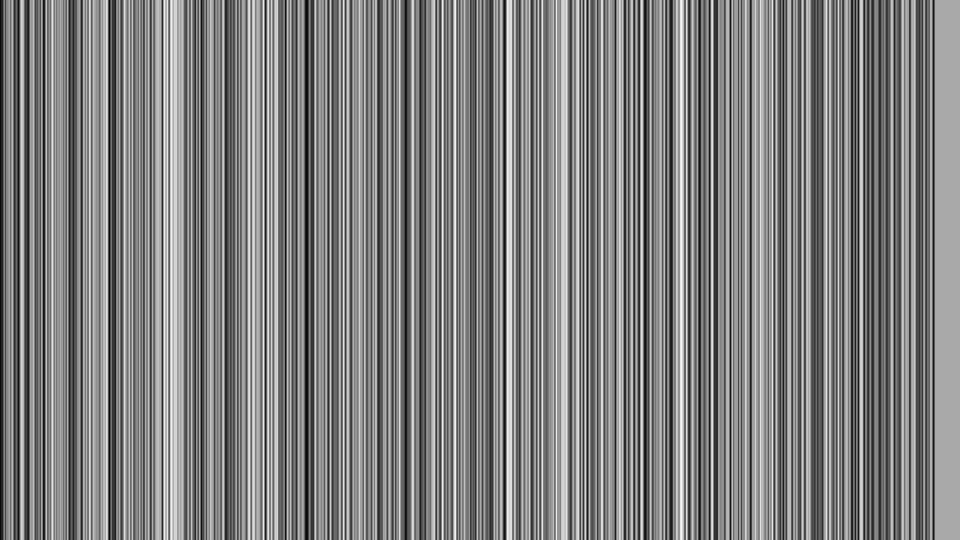
Frame 1 (no input)
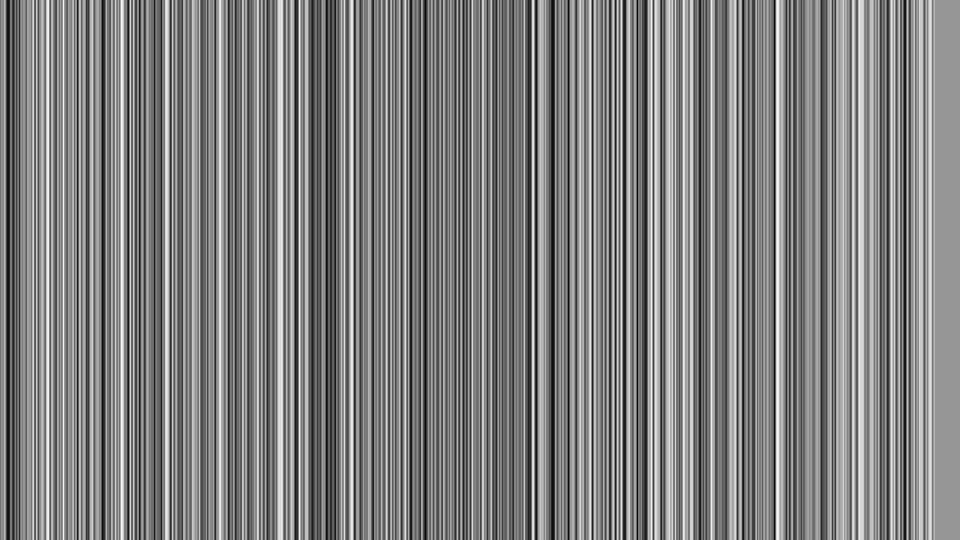
Frame 60 (the mouse pressed at the canvas centre just before this capture)
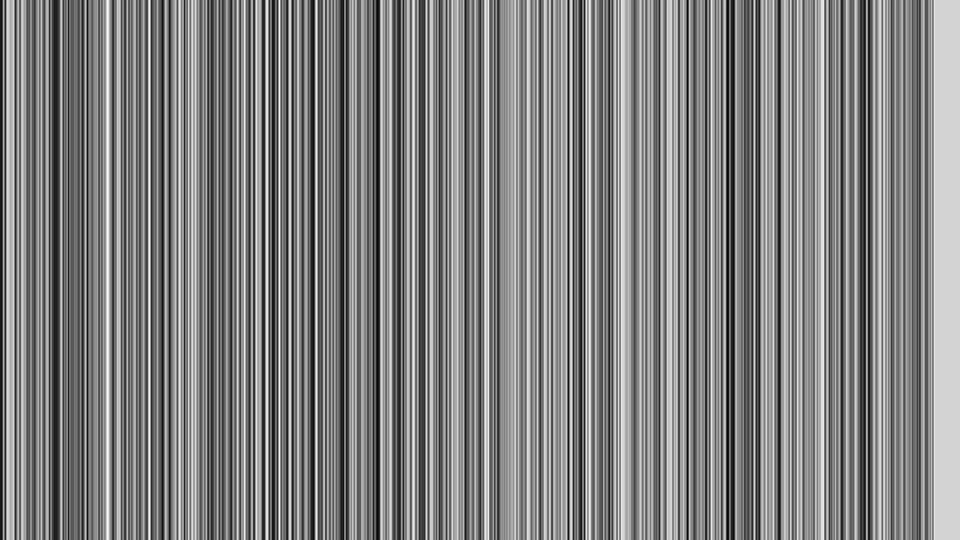
Frame 120 (the mouse held since frame 60 and released just before this capture)

The Processing sketch that drew these frames (run headless with seeded random() and noise(); from frame 60 on, the mouse is pressed at the canvas centre):

// Processing sketch: Ryoji_Ikeda
// ── Ryoji_Ikeda.pde
void setup() {
  size(960, 540);
  background(0);
  strokeWeight(50);
  frameRate(5);
}

void draw() {
  for (int i = 0; i < width; i++) {
    float r = random(255);
    stroke(r);
    line(i, 0, i, height);
    
  }
}

  //Lines are drawn when mouse is pressed on the run screen.
  //original photo: http://images.junostatic.com/full/CS2531932-02A-BIG.jpg
